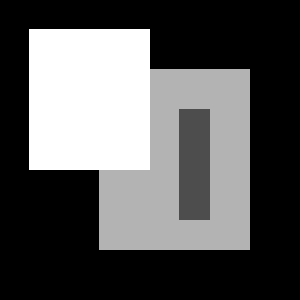
%> input picture ex4-edge-detection/TestIm1.bmp, 300 x 300 px
$ octave harrisCorner.m   (GNU Octave 9; MATLAB toolbox functions it lacks are replaced by stand-ins)
%> lines starting %> are read from the running program, lines starting %| are printed output that depends on the picture; in (x1, y1, x2, y2) boxes, pixels count from 0 and x2, y2 are one past the last pixel; in counts of white or black regions, pixels touching at a corner belong together; the program's own positions count from 1
im = imread('TestIm1.bmp');
%> im is the input picture: size 300x300 uint8; min 0, max 255, mean 88.6
sigma = 3;

% Setup Gaussian kernel
t = sigma * sigma;
x = -3*ceil(sigma):3*ceil(sigma);
g = exp(-x.*x./ (2 * t)) / sqrt(2*pi*t);
gx = (-x/t).*g;

% Apply filter to image
Ix = filter2(gx, im, 'same');
Ix = filter2(g', Ix, 'same');
Iy = filter2(g, im, 'same');
Iy = filter2(gx', Iy, 'same');

Ig = filter2(g, im, 'same');
Ig = filter2(g', Ig, 'same');

figure;
subplot(2,2,1), imagesc(im), title('Original');
subplot(2,2,2), imagesc(Ix), title('Gaussian kernel x');
subplot(2,2,3), imagesc(Iy), title('Gaussian kernel y');
subplot(2,2,4), imagesc(Ig), title('Gaussian blur');
suptitle('Gaussian Filters');

% C(x, y)
xx = filter2(g, Ix.*Ix);
xx = filter2(g', xx);
yy = filter2(g, Iy.*Iy);
yy = filter2(g', yy);
xy = filter2(g, Ix.*Iy);
xy = filter2(g', xy);
C = [xx xy; yy xy];

figure;
subplot(2,2,1), imagesc(xx), title('g * Ixx');
subplot(2,2,2), imagesc(yy), title('g * Iyy');
subplot(2,2,3), imagesc(xy), title('g * Ixy');

% Harris score r(x, y)
k = 0.2;
r = xx.*yy - xy.*xy - k.*(xx+yy).*(xx+yy);
r = -r;
max(r(:))
%> ans = 84168.1
subplot(2,2,4), imagesc(r), title('Harris score');

% Different threshold
figure;
for t = 1:10
  threshold = r > t/10.0*max(r(:));
  threshold = r.*threshold;
  subplot(5,2,t), imagesc(threshold);
  title(t/10.0);
end
%> this loop made 10 passes
%> pass 1, `threshold = r > t/10.0*max(r(:));`:
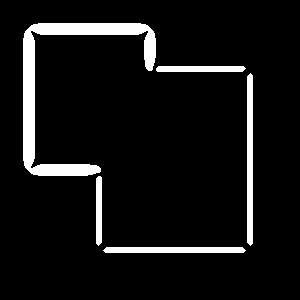
%> threshold: size 300x300 logical; 7.7% white; 5 white regions, box (x1, y1, x2, y2) and area: (23, 23, 156, 176) 4143, (247, 73, 253, 246) 1020, (103, 247, 246, 253) 840, (156, 66, 246, 72) 527, (96, 176, 102, 246) 407
suptitle('Harris Corner w/ different thresholds');

th = .6;
threshold = r > th*max(r(:));
%> threshold: size 300x300 logical; 2.1% white; 4 white regions, box (x1, y1, x2, y2) and area: (26, 35, 32, 164) 758, (35, 26, 144, 32) 638, (35, 167, 95, 173) 337, (147, 35, 153, 65) 157
threshold = r.*threshold;
%> threshold: size 300x300 double
name = sprintf('Non-minimum suppression at threshold = %.2f', th);
figure, imagesc(imfuse(im,threshold, 'diff')), title(name);

im1 = imread('House1.bmp');
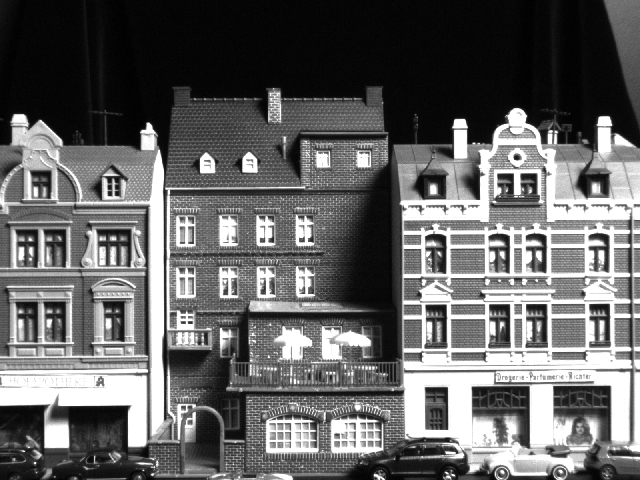
%> input picture ex4-edge-detection/House1.bmp, 640 x 480 px
%> im1 is the input picture: size 480x640 uint8; min 0, max 255, mean 101.2
im2 = imread('House2.bmp');
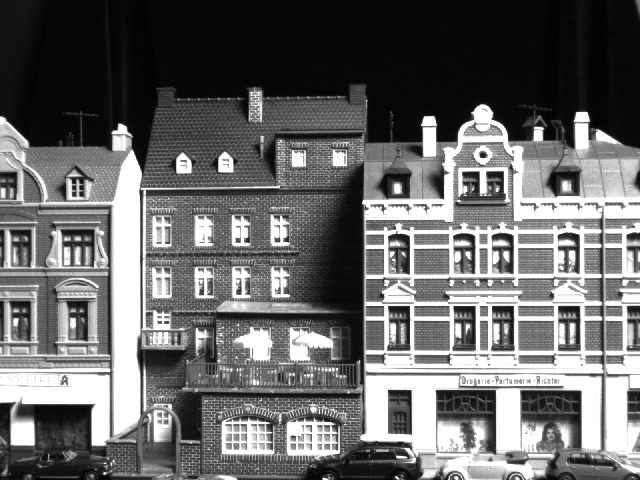
%> input picture ex4-edge-detection/House2.bmp, 640 x 480 px
%> im2 is the input picture: size 480x640 uint8; min 0, max 255, mean 105.4
h1 = harrisC(im1, .3, 'Harris Corner of House1');
h2 = harrisC(im2, .3, 'Harris Corner of House2');
function Q = harrisC(im, th, name)
%> called with th = 0.3, name = 'Harris Corner of House1'
  sigma = 3;
  t = sigma * sigma;
  x = -3*ceil(sigma):3*ceil(sigma);
  g = exp(-x.*x./ (2 * t)) / sqrt(2*pi*t);
  gx = (-x/t).*g;

  Ix = filter2(gx, im, 'same');
%> Ix: size 480x640 double
  Ix = filter2(g', Ix, 'same');
  Iy = filter2(g, im, 'same');
%> Iy: size 480x640 double
  Iy = filter2(gx', Iy, 'same');

  xx = filter2(g, Ix.*Ix);
%> xx: size 480x640 double
  xx = filter2(g', xx);
  yy = filter2(g, Iy.*Iy);
%> yy: size 480x640 double
  yy = filter2(g', yy);
  xy = filter2(g, Ix.*Iy);
%> xy: size 480x640 double
  xy = filter2(g', xy);
  C = [xx xy; yy xy];
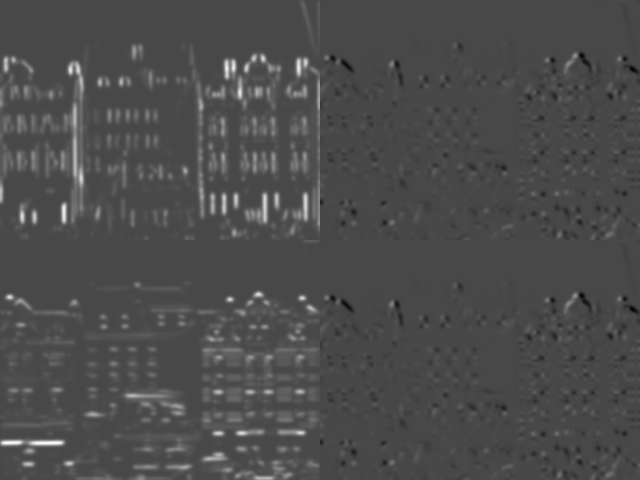
%> C: size 960x1280 double (shown at 1/2 size); min -230.5, max 585.4, mean 14.8; drawn with min black and max white

  k = 0.2;
  r = xx.*yy - xy.*xy - k.*(xx+yy).*(xx+yy);
%> r: size 480x640 double
  r = -r;
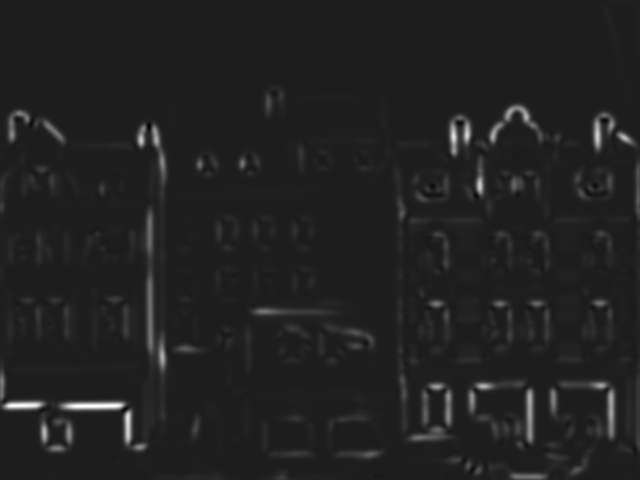
%> r: size 480x640 double; min -9020.1, max 68552, mean 1411.7; drawn with min black and max white

  Q = r > th*max(r(:));
%> Q: size 480x640 logical; 1.5% white; 47 white regions (10 under 20 px), largest, box (x1, y1, x2, y2) and area: (61, 402, 125, 410) 475, (3, 401, 44, 410) 295, (527, 390, 533, 442) 292
  Q = r.*Q;
%> Q: size 480x640 double
%> call 2 of harrisC, with th = 0.3, name = 'Harris Corner of House2'
%> in harrisC (call 2), `yy = filter2(g', yy);`:
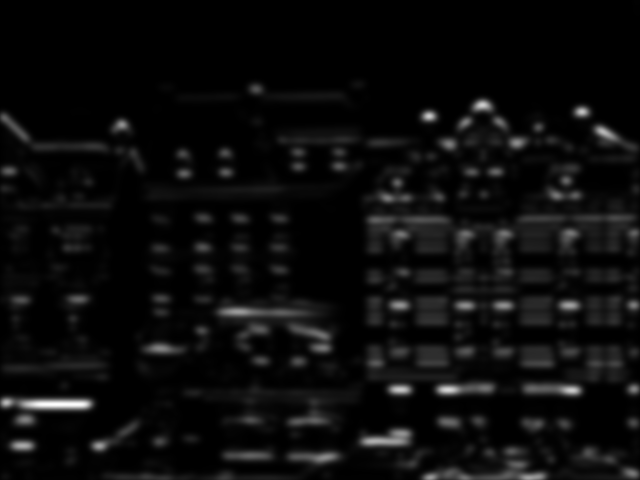
%> yy: size 480x640 double; min 2.67e-06, max 585.7, mean 28.8; drawn with min black and max white
%> in harrisC (call 2), `xy = filter2(g, Ix.*Iy);`:
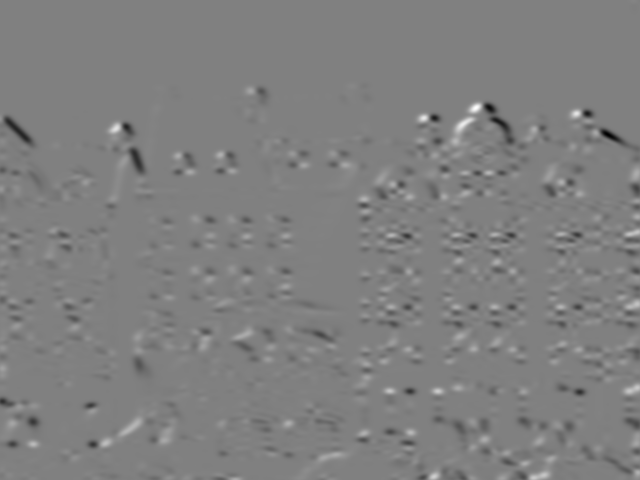
%> xy: size 480x640 double; min -334.8, max 329.8, mean -1.5; drawn with min black and max white
  figure, imagesc(imfuse(im,Q, 'blend'));
  title(sprintf('%s (Threshold = %.2f)', name, th));
end
